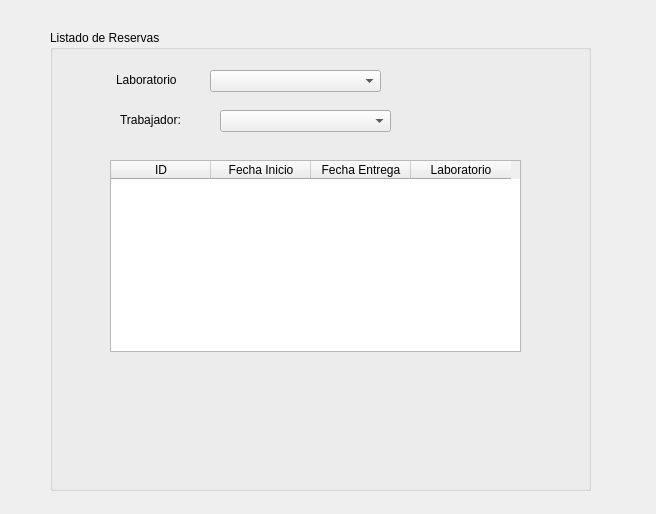
<?xml version="1.0" encoding="UTF-8"?>
<ui version="4.0">
 <class>ListarReservas</class>
 <widget class="QDialog" name="ListarReservas">
  <property name="geometry">
   <rect>
    <x>0</x>
    <y>0</y>
    <width>656</width>
    <height>514</height>
   </rect>
  </property>
  <property name="windowTitle">
   <string>Dialog</string>
  </property>
  <widget class="QGroupBox" name="groupBox">
   <property name="geometry">
    <rect>
     <x>50</x>
     <y>30</y>
     <width>541</width>
     <height>461</height>
    </rect>
   </property>
   <property name="title">
    <string>Listado de Reservas</string>
   </property>
   <widget class="QLabel" name="label">
    <property name="geometry">
     <rect>
      <x>66</x>
      <y>40</y>
      <width>61</width>
      <height>20</height>
     </rect>
    </property>
    <property name="text">
     <string>Laboratorio</string>
    </property>
   </widget>
   <widget class="QComboBox" name="comboBox">
    <property name="geometry">
     <rect>
      <x>160</x>
      <y>40</y>
      <width>171</width>
      <height>22</height>
     </rect>
    </property>
   </widget>
   <widget class="QTableWidget" name="tableWidget">
    <property name="geometry">
     <rect>
      <x>60</x>
      <y>130</y>
      <width>411</width>
      <height>192</height>
     </rect>
    </property>
    <column>
     <property name="text">
      <string>ID</string>
     </property>
    </column>
    <column>
     <property name="text">
      <string>Fecha Inicio</string>
     </property>
    </column>
    <column>
     <property name="text">
      <string>Fecha Entrega</string>
     </property>
    </column>
    <column>
     <property name="text">
      <string>Laboratorio</string>
     </property>
    </column>
   </widget>
   <widget class="QComboBox" name="comboBox_2">
    <property name="geometry">
     <rect>
      <x>170</x>
      <y>80</y>
      <width>171</width>
      <height>22</height>
     </rect>
    </property>
   </widget>
   <widget class="QLabel" name="label_2">
    <property name="geometry">
     <rect>
      <x>70</x>
      <y>80</y>
      <width>61</width>
      <height>20</height>
     </rect>
    </property>
    <property name="text">
     <string>Trabajador:</string>
    </property>
   </widget>
  </widget>
 </widget>
 <tabstops>
  <tabstop>comboBox</tabstop>
  <tabstop>comboBox_2</tabstop>
  <tabstop>tableWidget</tabstop>
 </tabstops>
 <resources/>
 <connections/>
</ui>
